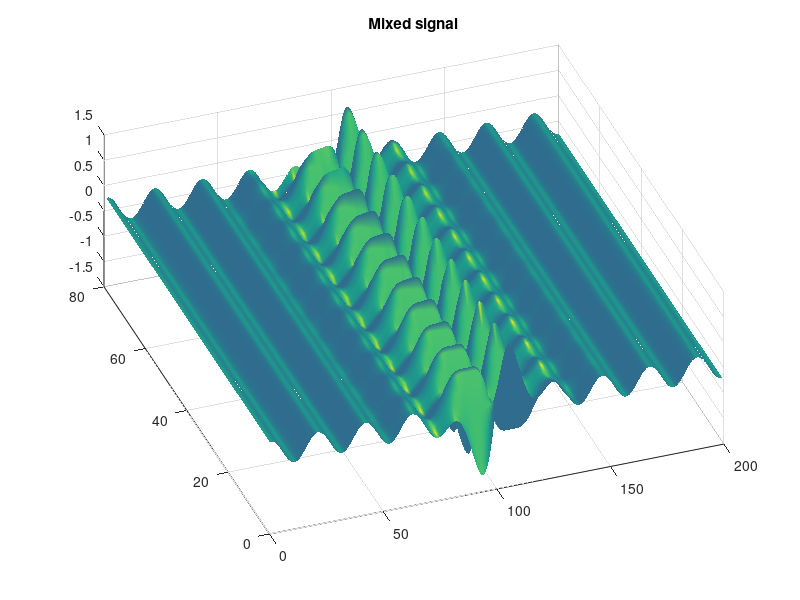

MATLAB code for this plot: (Note: this script raises an error after producing the figure.)
clear;
close all;
clc;
n = 200;
m = 80;
x = linspace(-15,15,n);
t = linspace(0,8*pi,m); 
dt = t(2) - t(1); 
[Xgrid,T] = meshgrid(x,t);

%% Create two spatio-temporal patterns
f1 = 0.5*cos(Xgrid) .* (1+0*T).*sin(Xgrid);  % time-independent!
f2 = (sech(Xgrid).*tanh(Xgrid)) .* (2*exp(1j*2.8*T));

%% Combine signals and make data matrix
X = (f1 + f2)'; % Data Matrix
%X=ctranspose(X);
figure(1);
surfl(real(X')); 
shading interp; colormap('default'); view(-20,60);
title('Mixed signal')
%%  Simple example for first
X1 = tt_tensor(X(:,1:end-1));
X2 = tt_tensor(X(:,2:end));
[Phi,Lambda,omega,F]=DMD_TT(X1,X2,0.05);  % Tensor based dmd
%%
bg = find(abs(omega)<1e-2);
fg = setdiff(1:2, bg);
omega_fg = omega(fg); % foreground
Phi_fg = Phi(:,fg); % DMD foreground modes

omega_bg = omega(bg); % background
Phi_bg = Phi(:,bg); % DMD background mode
%%
%%{
%% Compute DMD Background Solution
b = Phi_bg \ X(:, 1);
X_bg = zeros(numel(omega_bg), length(t));
for tt = 1:length(t),
    X_bg(:, tt) = b .* exp(omega_bg .* t(tt));
end;
X_bg = Phi_bg * X_bg;
X_bg = X_bg(1:n, :);

figure(3);
surfl(real(X_bg')); 
shading interp; colormap('default'); view(-20,60);
title('Background signal')
%% Compute DMD FOreground Solution
b = Phi_fg \ X(:, 1);
X_fg = zeros(numel(omega_fg), length(t));
for tt = 1:length(t),
    X_fg(:, tt) = b .* exp(omega_fg .* t(tt));
end;
X_fg = Phi_fg * X_fg;
X_fg = X_fg(1:n, :);

figure(4);
surfl(real(X_fg')); 
shading interp; colormap('default'); view(-20,60);
title('Foreground signal')
size(b),size(X(:,1)),size(Phi_bg)
%}